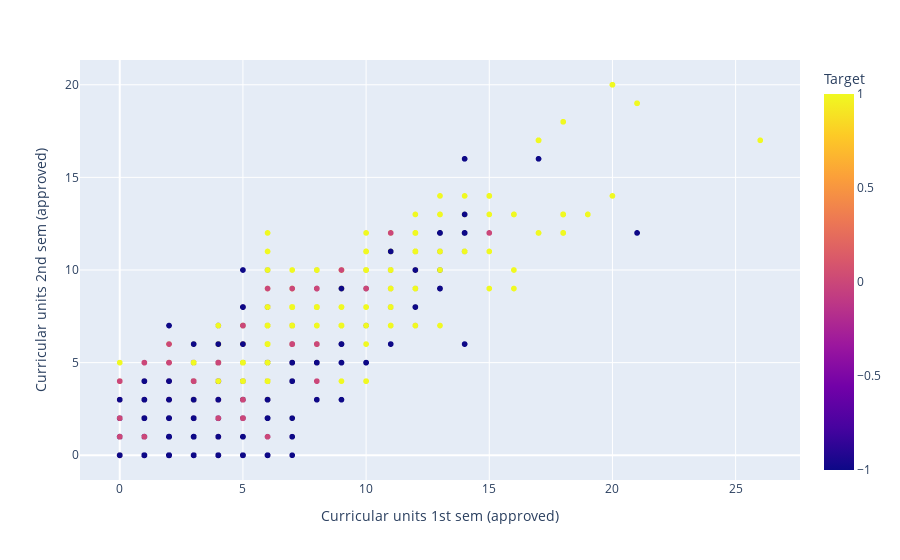

The cell this chart's notebook holds for it:
### Markdown cell above
# Plotando

### Code cell
fig = px.scatter(df, 
             x = 'Curricular units 1st sem (approved)',
             y = 'Curricular units 2nd sem (approved)',
             color = 'Target')
fig.show()

### Figure 1 — Plotly figure (JSON) as saved in the notebook; plotly's stock layout.template omitted (floating-point values rounded to 4 significant figures; data arrays with more than 128 entries replaced by an {"elided": "..."} marker saying what was removed)
{"data": [{"hovertemplate": "Curricular units 1st sem (approved)=%{x}<br>Curricular units 2nd sem (approved)=%{y}<br>Target=%{marker.color}<extra></extra>", "legendgroup": "", "marker": {"color": {"elided": "4424 int values"}, "coloraxis": "coloraxis", "symbol": "circle"}, "mode": "markers", "name": "", "showlegend": false, "type": "scattergl", "x": {"elided": "4424 int values"}, "xaxis": "x", "y": {"elided": "4424 int values"}, "yaxis": "y"}], "layout": {"coloraxis": {"colorbar": {"title": {"text": "Target"}}, "colorscale": [[0, "#0d0887"], [0.1111, "#46039f"], [0.2222, "#7201a8"], [0.3333, "#9c179e"], [0.4444, "#bd3786"], [0.5556, "#d8576b"], [0.6667, "#ed7953"], [0.7778, "#fb9f3a"], [0.8889, "#fdca26"], [1, "#f0f921"]]}, "legend": {"tracegroupgap": 0}, "margin": {"t": 60}, "xaxis": {"anchor": "y", "domain": [0, 1], "title": {"text": "Curricular units 1st sem (approved)"}}, "yaxis": {"anchor": "x", "domain": [0, 1], "title": {"text": "Curricular units 2nd sem (approved)"}}}}
